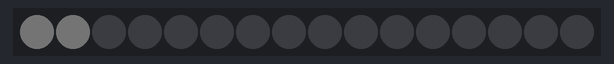
Bench run of a sketch on a simulated Arduino Uno, built with avr-gcc and run on an emulated ATmega328P. Shown: 16 RGB LEDs in strip order, left to right. Dim RGB values are drawn brighter than linear.

Above: at 0.09 s.
At 7.76 s:
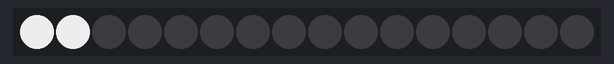

Measured:
- by itself, everything shown: repeats every 7.8 s, in 100 steps

The sketch:

itsenainenLinear.ino
```cpp
#include "Tlc5940.h"

void setup()
{
  Tlc.init();
}


void loop()
{
  struct LED   { int alkuR;
                 int alkuG;
                 int alkuB;
                 int loppuR;
                 int loppuG;
                 int loppuB;
               };
  LED led1 = { 0,0,0,255,255,0};
//  led1 = (LED){ 200,100,30,255,255,0}
  for(int i = 0; i < 100; i++) {
    int R = (( led1.loppuR - led1.alkuR ) / 100 ) * ( i ) + led1.alkuR;
    int G = (( led1.loppuG - led1.alkuG ) / 100 ) * ( i ) + led1.alkuG;
    int B = (( led1.loppuB - led1.alkuB ) / 100 ) * ( i ) + led1.alkuB;
    Tlc.clear();
    Tlc.set(0,R * 16);
    Tlc.set(1,G * 16);
    Tlc.set(2,B * 16);
    Tlc.update();
    delay(75);
  }
}
```
